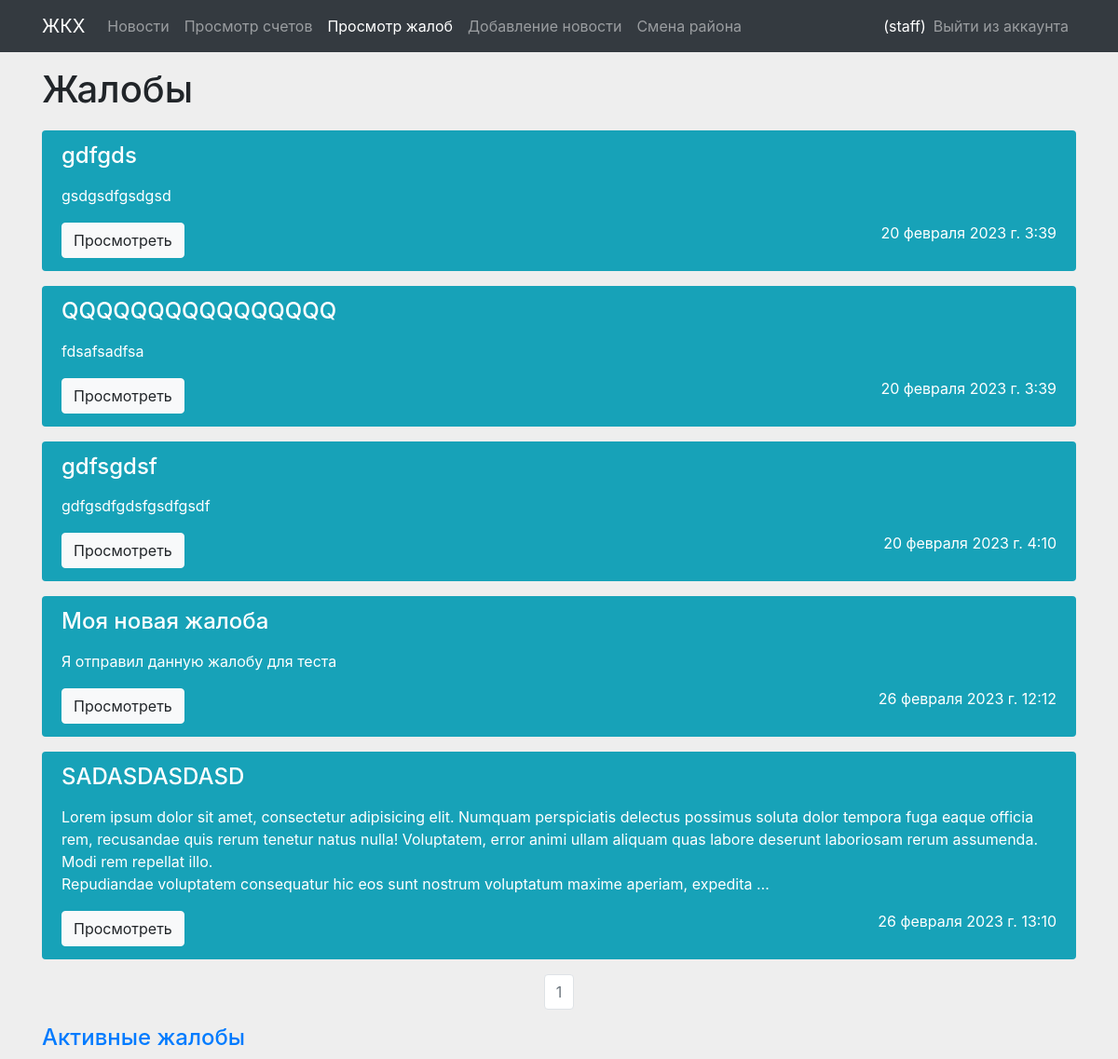
/reports_history (signed in), run on an earlier commit of the app's database.
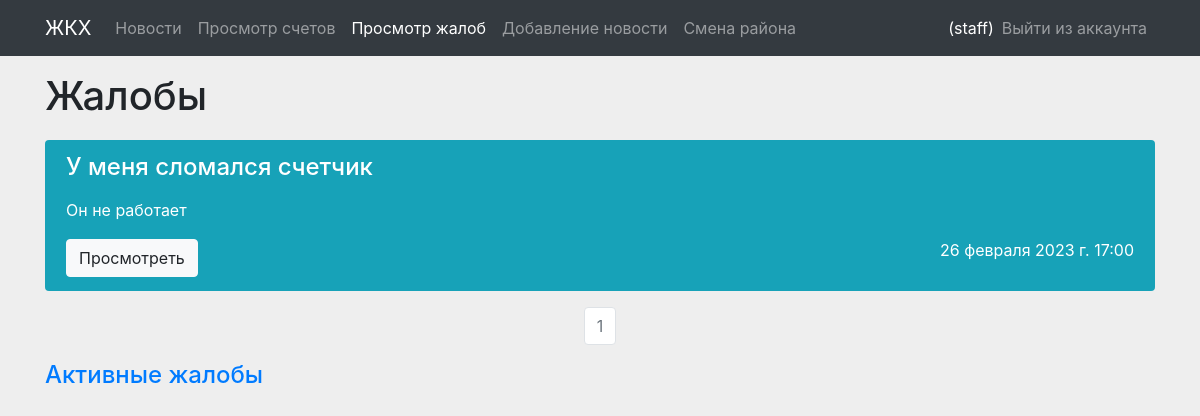
And on a later commit of the database.
### main/models.py (models this page shows, shortened)
class Report(models.Model):
    title = models.CharField('Название', max_length=200, null=False, blank=False)
    text = models.TextField('Содержание', null=False, blank=False)
    district = models.ForeignKey(District, on_delete=models.CASCADE, default='1')
    address = models.CharField("Адрес", max_length=100, null=False, blank=False)
    vision = models.CharField('Видна ли она админу', max_length=2, default='1')
    a_title = models.CharField('Название ответа', max_length=200, blank=True)
    a_text = models.TextField('Содержание ответа', blank=True)
    photo = models.ImageField(upload_to="photos/%Y/%m/%d/", blank=True)
    time_create = models.DateTimeField(auto_now_add = True)

### main/views.py (the view)
# urls.py: path('reports_history', views.ReportsHistory.as_view(), name = 'reports_history'),
class ReportsHistory(ListView):
    model = Report
    template_name = 'main/staff/reports_history.html'
    paginate_by = 10
    context_object_name = 'reports'
    def get_context_data(self, **kwargs):
        context = super().get_context_data(**kwargs)
        context['title'] = 'Жалобы'
        return context
    def get_queryset(self):
        return Report.objects.filter(district = self.request.user.district, vision = '2')

### templates/main/staff/reports_history.html
{% extends 'page.html' %}
{% block content %}
<div class="container">
    {%if user.allows == '2' %}
    {% if reports.exists%}
    <h1>Жалобы</h1>
    {% for el in reports %}
        <div class="row">
            <div class="col">
                <div class="alert bg-info text-white" role="alert">
                    <h4 class="alert-heading">{{ el.title }}</h4>
                    <p>{{ el.text|linebreaks|truncatewords:50 }}</p>
                    <div class="d-flex justify-content-between align-items-center">
                        <a href="{% url 'report' el.pk %}" class = 'btn btn-light'>Просмотреть</a>
                        <p class = 'text-right'>{{el.time_create}}</p>
                    </div>
                </div>
            </div>
        </div>
    {% endfor %}
    <nav>
        <ul class="pagination justify-content-center">
            {% for p in paginator.page_range %}
            {% if page_obj.number == p %}
            <li class = 'page-item disabled'><a class="page-link" href="#" tabindex="-1">{{ p }}</a></li>
            {%elif p >= page_obj.number|add:-2 and p <= page_obj.number|add:2 %}
            <li class="page-item">
                <a class="page-link" href="?page={{ p }}">{{ p }}</a>
            </li>
            {%endif%}
            {%endfor%}
        </ul>
    </nav>
    {% else %}
    <h1>Жалоб нет</h1>
    {% endif %}
    <h4><a href="{% url 'reports' %}">Активные жалобы</a></h4>
    {%else%}
    <h1>Отказано в доступе</h1>
    {%endif%}
</div>
{% endblock %}

What changed in the data, as far as the page shows it:
removed Report: title "gdfgds", text "gsdgsdfgsdgsd", time_create "20 февраля 2023 г. 3:39"
removed Report: title "QQQQQQQQQQQQQQQQ", text "fdsafsadfsa", time_create "20 февраля 2023 г. 3:39"
removed Report: title "gdfsgdsf", text "gdfgsdfgdsfgsdfgsdf", time_create "20 февраля 2023 г. 4:10"
removed Report: title "Моя новая жалоба", text "Я отправил данную жалобу для теста", time_create "26 февраля 2023 г. 12:12"
removed Report: title "SADASDASDASD", text "Lorem ipsum dolor sit amet, consectetur adipisicing elit. Numquam perspiciatis delectus possimus soluta dolor tempora fuga eaque officia rem, recusandae quis rerum tenetur natus nulla! Voluptatem, error animi ullam aliquam quas labore deserunt laboriosam rerum assumenda. Modi rem repellat illo. Repudiandae voluptatem consequatur hic eos sunt nostrum voluptatum maxime aperiam, expedita …", time_create "26 февраля 2023 г. 13:10"
now on this page (row edited): Report: title "У меня сломался счетчик", text "Он не работает", time_create "26 февраля 2023 г. 17:00"
